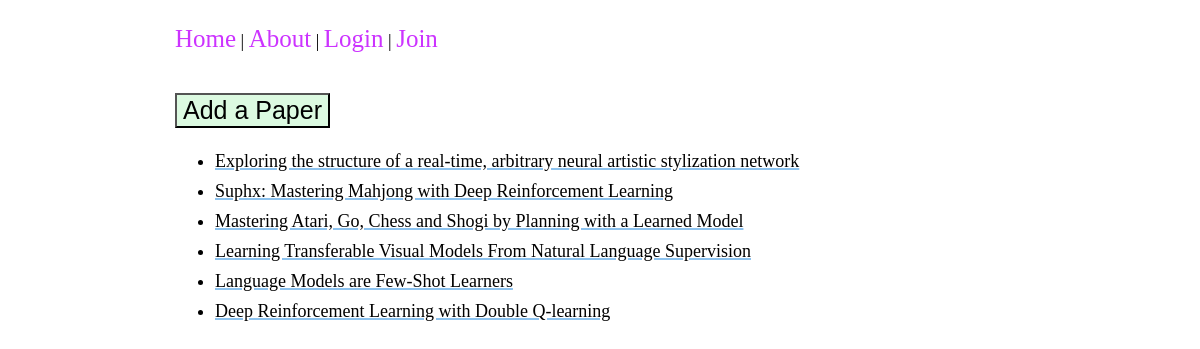
The page /papers/ on the database as committed earlier.
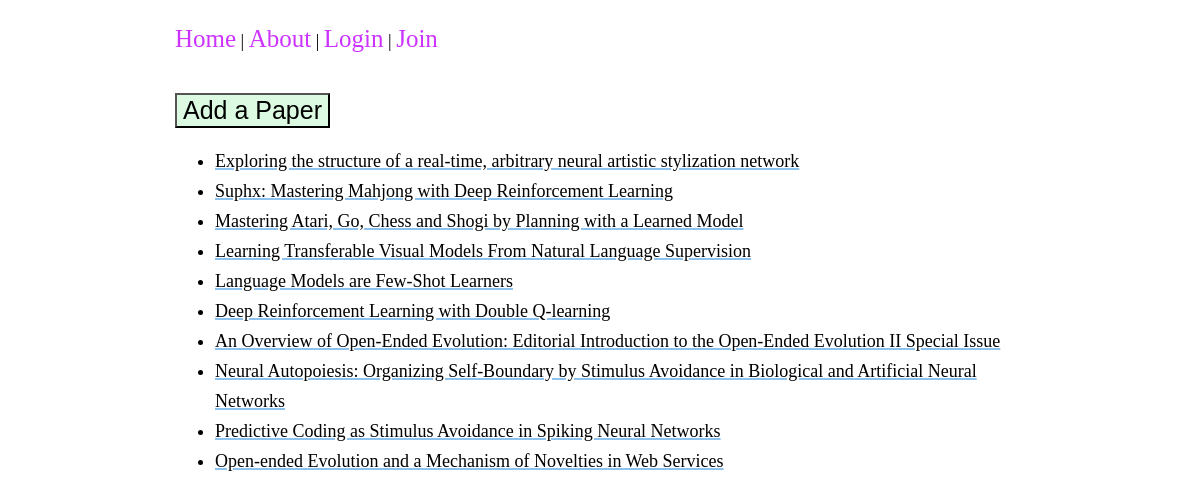
The same page on the database as committed later.
### papers/models.py (models this page shows)
class Paper(models.Model):
    url = models.URLField(max_length=50)
    pdf_url = models.URLField(max_length=50)
    arxiv_id = models.CharField(max_length=20)
    title = models.CharField(max_length=500)
    authors = models.ManyToManyField('Author', through='AuthorPaper')
    abstract = models.CharField(max_length=1000)
    key_words = models.ManyToManyField('KeyWord', through='KeyWordPaper')
    published = models.DateField()
    def __str__(self):
        return self.title

### papers/views.py (the view)
# urls.py: path('', views.HomeView.as_view(), name='home'),
class HomeView(ListView):
    template_name = 'papers/home.html'
    context_object_name = 'papers_list'  # TODO: Change to recent
    def get_queryset(self):
        return Paper.objects.all()

### papers/templates/papers/home.html (shortened to what this page needs)
{% extends 'base.html' %}
{% block content %}
{% include 'papers/add-btn.html' %}
<ul>
  {% for paper in papers_list %}
  <li><a href="{% url 'papers:paper-detail' paper.id %}">{{ paper }}</a></li>
  {% endfor %}
</ul>
{% endblock content %}

### templates/base.html (shortened to what this page needs)
{% load static %}
<!DOCTYPE html>
<html>
  <head>
    <link rel="stylesheet" type="text/css" href="{% static 'styles.css' %}">
  </head>
  <body>
    <div id="container">
      {% include "navbar.html" %}
      <div id="content">
    {% block content %}{% endblock %}
      </div>
    </div>
  </body>
</html>

### templates/navbar.html
<div id="navBar">
  <a href="{% url 'pages:home' %}">Home</a> |
  {% if user.is_authenticated %}
  <a href="{% url 'papers:home' %}">Papers</a> |
  <a href="{% url 'clubs:home' %}">Clubs</a> |
  <a href="{% url 'pages:about' %}">About</a> |
  <a href="{% url 'logout' %}">Log out</a>
  {% else %}
  <a href="{% url 'pages:about' %}">About</a> |
  <a href="{% url 'login' %}">Login</a> |
  <a href="{% url 'accounts:register' %}">Join</a>
  {% endif %}
</div>

### papers/templates/papers/add-btn.html
<button type="submit" id="add-paper-btn" onclick="location.href='{% url 'papers:add' %}'">Add a Paper</button>

### static/styles.css (style rules this page uses)
:root { font-size: 62.5%; --c-cream: #FFFDD0; --c-lightgrey: #CCCCFF; --c-lightgreen: #DCFAE1; --c-green: #91F7A4; --c-grey: #CCCCCC; --c-purple: #CC33FF; --c-lightblue: #8dc2ee; --bg-color: skyblue; --c-link: var(--c-lightblue); --c-navBar-a: var(--c-purple); --c-main-text: black; }
#container { max-width: 850px; margin: 25px auto 0px auto; }
#content { padding-top: 4rem; }
body { font-size: 1.8rem; }
a { color: var(--main-text); text-decoration: underline var(--c-link) 2px; }
li { line-height: 3rem; }
#add-paper-btn { background-color: var(--c-lightgreen); font-size: 2.5rem; }
#navBar a { font-size: 2.5rem; color: var(--c-navBar-a); text-decoration: none; }

Rows that differ between the two databases and show on the page:
added Paper: title "An Overview of Open-Ended Evolution: Editorial Introduction to the Open-Ended Evolution II Special Issue"
added Paper: title "Neural Autopoiesis: Organizing Self-Boundary by Stimulus Avoidance in Biological and Artificial Neural Networks"
added Paper: title "Predictive Coding as Stimulus Avoidance in Spiking Neural Networks"
added Paper: title "Open-ended Evolution and a Mechanism of Novelties in Web Services"
